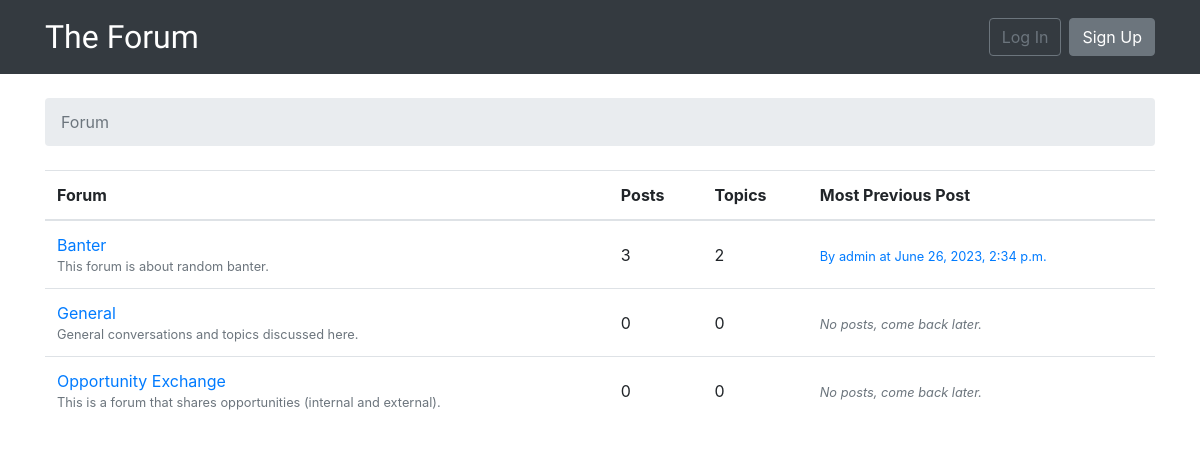
The page / on the database its author committed.
### forum/models.py (models this page shows, shortened)
class Forum(models.Model):
    name = models.CharField(max_length=24, unique=True)
    description = models.CharField(max_length=100)
    def get_posts_number(self):
        return Post.objects.filter(topic__forum=self).count()
    def get_most_previous_post(self):
        return Post.objects.filter(topic__forum=self).order_by('-created_at').first()

class Post(models.Model):
    message = models.TextField(max_length=400)
    topic = models.ForeignKey(
        Topic, related_name='posts', on_delete=models.CASCADE)
    created_at = models.DateTimeField(auto_now_add=True)
    updated_at = models.DateTimeField(null=True)
    created_by = models.ForeignKey(
        User, related_name='posts', on_delete=models.CASCADE)
    updated_by = models.ForeignKey(
        User, null=True, related_name='+', on_delete=models.CASCADE)

### forum/views.py (the view)
# urls.py: path('', views.home, name='home'),
def home(request):
    forums = Forum.objects.all()
    return render(request, 'home.html', {'forums': forums})

### templates/home.html
{% extends 'base.html' %}
{% block breadcrumb %}
    <li class="breadcrumb-item active">Forum</li>
{% endblock %}
{% block content %}
    <table class="table">
        <thead class="thead-inverse">
            <tr>
                <th>Forum</th>
                <th>Posts</th>
                <th>Topics</th>
                <th>Most Previous Post</th>
            </tr>
        </thead>
        <tbody>
            {% for forum in forums %}
                <tr>
                    <td>
                        <a href="{% url 'forum_topics' forum.pk %}">{{ forum.name }}</a>
                        <small class="text-muted d-block">{{ forum.description }}</small>
                    </td>
                    <td class="align-middle">
                        {{ forum.get_posts_number }}
                    </td>
                    <td class="align-middle">
                        {{ forum.topics.count }}
                    </td>
                    <td class="align-middle">
                        {% with post=forum.get_most_previous_post %}
                            {% if post %}
                                <small>
                                    <a href="{% url 'topic_posts' forum.pk post.topic.pk %}">
                                        By {{ post.created_by.username }} at {{ post.created_at }}
                                    </a>
                                </small>
                            {% else %}
                                <small class="text-muted">
                                    <em>No posts, come back later.</em>
                                </small>
                            {% endif %}
                        {% endwith %}
                    </td>
                </tr>
            {% endfor %}
        </tbody>
    </table>
{% endblock %}

### rows shown on the page
Forum: name "Banter", description "This forum is about random banter.", get_posts_number "3", topics.count "2", get_most_previous_post.created_by.username "admin", get_most_previous_post.created_at "June 26, 2023, 2:34 p.m."
Forum: name "General", description "General conversations and topics discussed here.", get_posts_number "0", topics.count "0", shows "No posts, come back later."
Forum: name "Opportunity Exchange", description "This is a forum that shares opportunities (internal and external).", get_posts_number "0", topics.count "0", shows "No posts, come back later."
